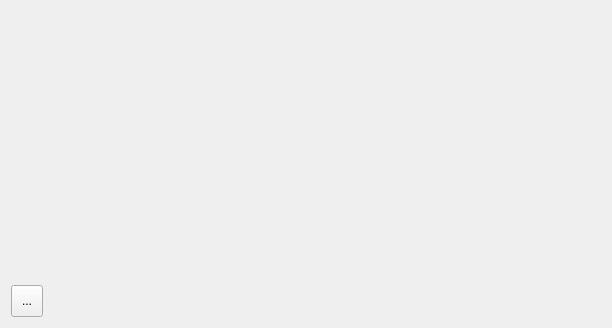
<?xml version="1.0" encoding="UTF-8"?>
<ui version="4.0">
 <class>TransferFunctionEditorWidget</class>
 <widget class="QWidget" name="TransferFunctionEditorWidget">
  <property name="geometry">
   <rect>
    <x>0</x>
    <y>0</y>
    <width>612</width>
    <height>328</height>
   </rect>
  </property>
  <property name="windowTitle">
   <string>TransferFunctionEditorWidget</string>
  </property>
  <layout class="QGridLayout" name="gridLayout">
   <item row="0" column="0">
    <widget class="TransparencyWidget" name="_transparencyWidget" native="true">
     <property name="sizePolicy">
      <sizepolicy hsizetype="Fixed" vsizetype="Preferred">
       <horstretch>0</horstretch>
       <verstretch>0</verstretch>
      </sizepolicy>
     </property>
     <property name="minimumSize">
      <size>
       <width>32</width>
       <height>0</height>
      </size>
     </property>
     <property name="maximumSize">
      <size>
       <width>32</width>
       <height>16777215</height>
      </size>
     </property>
    </widget>
   </item>
   <item row="0" column="1">
    <widget class="CurveEditorWidget" name="_curveEditorWidget" native="true"/>
   </item>
   <item row="1" column="0">
    <widget class="QToolButton" name="toolButton">
     <property name="minimumSize">
      <size>
       <width>32</width>
       <height>32</height>
      </size>
     </property>
     <property name="text">
      <string>...</string>
     </property>
     <property name="icon">
      <iconset theme=":/VolumeViz/colorCircle"/>
     </property>
     <property name="iconSize">
      <size>
       <width>24</width>
       <height>24</height>
      </size>
     </property>
    </widget>
   </item>
   <item row="1" column="1">
    <widget class="ColorWidget" name="_colorWidget" native="true">
     <property name="sizePolicy">
      <sizepolicy hsizetype="Preferred" vsizetype="Fixed">
       <horstretch>0</horstretch>
       <verstretch>0</verstretch>
      </sizepolicy>
     </property>
     <property name="minimumSize">
      <size>
       <width>0</width>
       <height>32</height>
      </size>
     </property>
     <property name="maximumSize">
      <size>
       <width>16777215</width>
       <height>32</height>
      </size>
     </property>
    </widget>
   </item>
  </layout>
 </widget>
 <layoutdefault spacing="6" margin="11"/>
 <customwidgets>
  <customwidget>
   <class>CurveEditorWidget</class>
   <extends>QWidget</extends>
   <header>curveeditorwidget.h</header>
   <container>1</container>
  </customwidget>
  <customwidget>
   <class>ColorWidget</class>
   <extends>QWidget</extends>
   <header>colorwidget.h</header>
   <container>1</container>
  </customwidget>
  <customwidget>
   <class>TransparencyWidget</class>
   <extends>QWidget</extends>
   <header>transparencywidget.h</header>
   <container>1</container>
  </customwidget>
 </customwidgets>
 <resources/>
 <connections/>
</ui>
